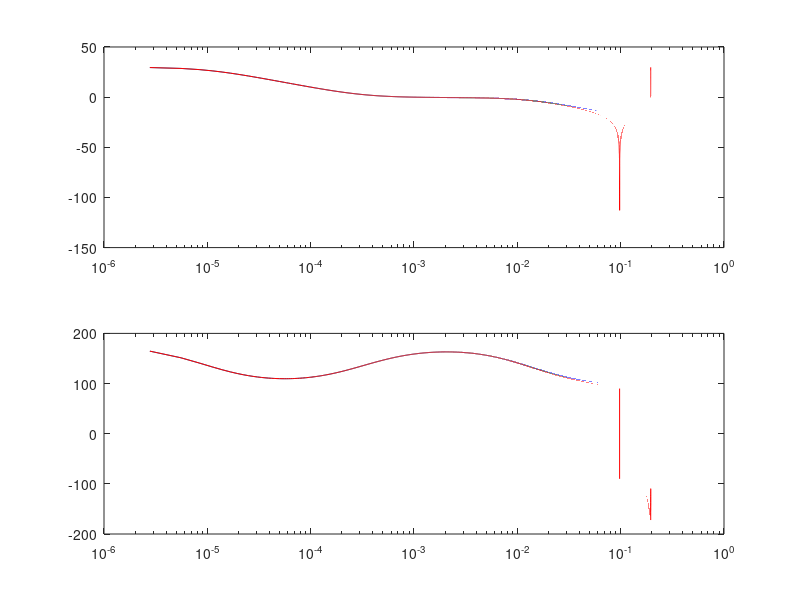

Write the MATLAB code that produced this figure.
% Generic stuff
k = 1000;
m = 1/k;

% Sampling params
Ts = (1/100)*2^9
fs = 1/Ts; %Hz
ws = 2*pi*fs;

f = (0.01/3600):(0.01/3600):fs;
size(f);

s = j*2*pi*f;
kz = 2*fs;
z1 = e.^(-s/fs);
sz = kz*(1 - z1)./(1 + z1);

% Circuit components
r1 = 1*k;
r2 = 1*k;
r3 = 1*k;
c1 = 500*m;
c2 = c1/20;
c3 = c2/2;

% Coefficients
g0 = 1/c2
z0 = 1/(r1*c1)
p0 = 1/(r1*c1) + 1/(r1*c2)
p1 = 1/(r3*c3)
pg = ws/(20*k);

g0chk = r1*(p0-z0)

g1 = -1/r2;
g2 = (-1/r3).*s./(s + p1);

% s-domain
zf = (g0./(s + pg)).*(s + z0)./(s + p0);
Hs = g2.*zf + g1.*zf;

% z-domain

% IIR filter gain
gya = (z0 + kz)./(p0 + kz);
gyb = 1./(pg + kz);
gyc = (-1/r3)*kz./(kz + p1);
gff = (-1/r2);

% IIR Coefficients for feedback impedance filters
a0 = (z0 - kz)./(z0 + kz);
b0 = (kz - p0)./(p0 + kz);
b1 = (kz - pg)./(pg + kz);
b2 = (kz - p1)./(kz + p1);

% IIR filters for the feedback impedance
ya = (1 + a0.*z1)./(1 - b0.*z1);
yb = (1 + z1)./(1 - b1.*z1);

% Result of two cascaded stages with gain
yfb = g0.*gya.*gyb.*ya.*yb;

% Injection impedance IIR filter
yc = (1 - z1)./(1 - b2*z1);

% Final compensator filter, cascade and sum
Hz = gff.*yfb + gyc.*yc.*yfb;

subplot (2, 1, 1)
semilogx(f, 20*log10(Hs));
hold on
semilogx(f, 20*log10(Hz), 'r');
hold off

subplot (2, 1, 2)
semilogx(f, (180/pi)*angle(Hs));
hold on
semilogx(f, (180/pi)*angle(Hz), 'r');
hold off